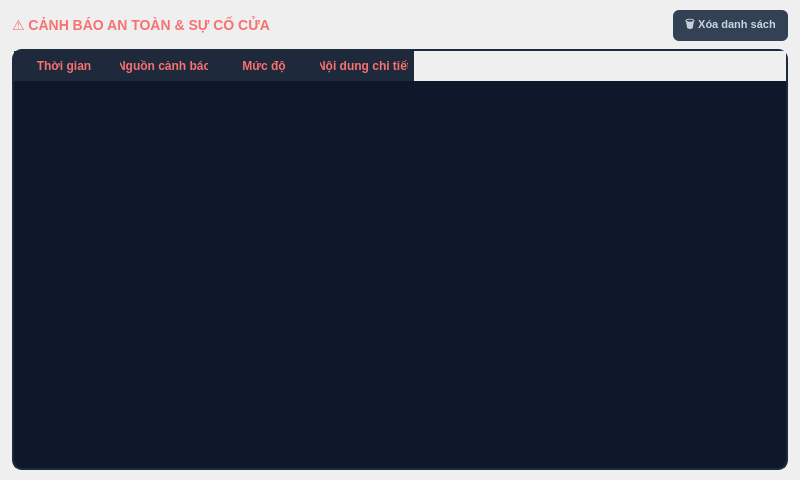
<?xml version="1.0" encoding="UTF-8"?>
<ui version="4.0">
 <class>AlertPage</class>
 <widget class="QWidget" name="AlertPage">
  <property name="geometry">
   <rect>
    <x>0</x>
    <y>0</y>
    <width>800</width>
    <height>480</height>
   </rect>
  </property>
  <layout class="QVBoxLayout" name="mainLayout">
   <property name="spacing">
    <number>8</number>
   </property>
   <property name="leftMargin">
    <number>12</number>
   </property>
   <property name="topMargin">
    <number>10</number>
   </property>
   <property name="rightMargin">
    <number>12</number>
   </property>
   <property name="bottomMargin">
    <number>10</number>
   </property>

   <item>
    <layout class="QHBoxLayout" name="headerLayout">
     <item>
      <widget class="QLabel" name="titleLabel">
       <property name="text">
        <string>⚠️ CẢNH BÁO AN TOÀN &amp; SỰ CỐ CỬA</string>
       </property>
       <property name="styleSheet">
        <string notr="true">color: #f87171; font-size: 14px; font-weight: 800;</string>
       </property>
      </widget>
     </item>
     <item>
      <spacer name="headerSpacer">
       <property name="orientation">
        <enum>Qt::Horizontal</enum>
       </property>
       <property name="sizeHint" stdset="0">
        <size>
         <width>40</width>
         <height>20</height>
        </size>
       </property>
      </spacer>
     </item>
     <item>
      <widget class="QPushButton" name="btnClearAlerts">
       <property name="cursor">
        <cursorShape>PointingHandCursor</cursorShape>
       </property>
       <property name="text">
        <string>🗑️ Xóa danh sách</string>
       </property>
       <property name="styleSheet">
        <string notr="true">QPushButton { background-color: #334155; color: #cbd5e1; border: none; border-radius: 6px; padding: 6px 12px; font-weight: 600; font-size: 11px; } QPushButton:hover { background-color: #475569; }</string>
       </property>
      </widget>
     </item>
    </layout>
   </item>

   <item>
    <widget class="QTableWidget" name="alertTable">
     <property name="columnCount">
      <number>4</number>
     </property>
     <property name="styleSheet">
      <string notr="true">QTableWidget { background-color: #0f172a; border: 1.5px solid #1e293b; color: #f1f5f9; border-radius: 10px; gridline-color: #1e293b; } QHeaderView::section { background-color: #1e293b; color: #f87171; font-weight: 700; padding: 6px; border: none; }</string>
     </property>
     <column>
      <property name="text">
       <string>Thời gian</string>
      </property>
     </column>
     <column>
      <property name="text">
       <string>Nguồn cảnh báo</string>
      </property>
     </column>
     <column>
      <property name="text">
       <string>Mức độ</string>
      </property>
     </column>
     <column>
      <property name="text">
       <string>Nội dung chi tiết</string>
      </property>
     </column>
    </widget>
   </item>

  </layout>
 </widget>
 <resources/>
 <connections/>
</ui>
